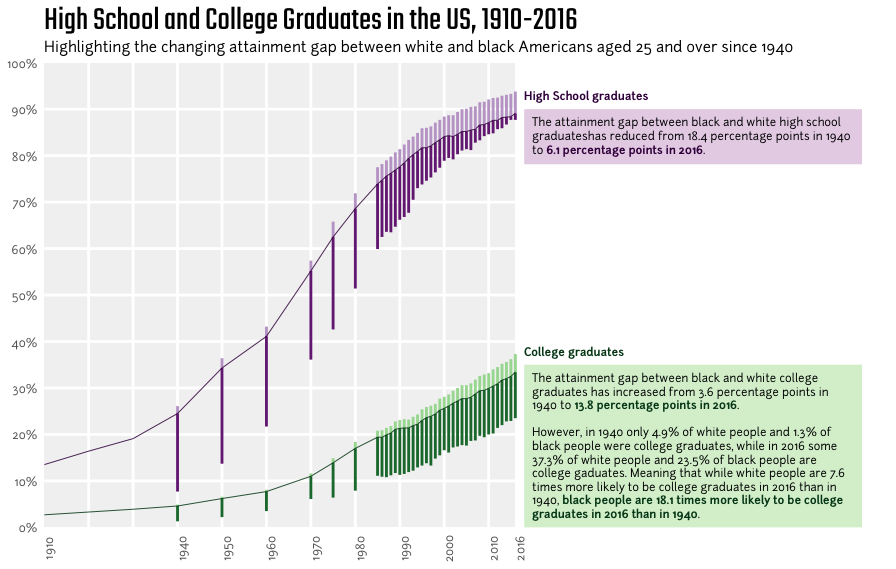

Here is the R script that generated this plot:
library(tidyverse)

tuesdata <- tidytuesdayR::tt_load("2021-02-02")

reformat_data <- function(data) {

  x <- data %>%
    mutate(across(everything(), as.character)) %>%
    pivot_longer(cols = -`Total`, names_to = "var") %>%
    rename(year = `Total`) %>%
    mutate(type = if_else(str_detect(var, "^Standard Errors"), "se", "value"),
           group = case_when(
             str_detect(var, "White") ~ "white",
             str_detect(var, "Black") ~ "black",
             str_detect(var, "Hispanic") ~ "hispanic",
             str_detect(var, "Asian/Pacific Islander$") ~ "asian_pacific",
             str_detect(var, "Asian$") ~ "asian",
             str_detect(var, "Pacific Islander$") ~ "pacific",
             str_detect(var, "Native") ~ "native_american",
             str_detect(var, "Two") ~ "mutli",
             str_detect(var, "Total, percent") ~ "all",
           ),
           year = str_replace(year, "^(19\\d{2})\\d$", "\\1"),
           year = as.numeric(year),
           value_num = as.numeric(value)) %>%
    select(-var, -value) %>%
    drop_na(year) %>%
    pivot_wider(names_from = type, values_from = value_num)

  return(x)

}

all_hs <- reformat_data(tuesdata$hs_students) %>%
  mutate(sex = "all", level = "hs")

male_hs <- reformat_data(tuesdata$male_hs_students) %>%
  mutate(sex = "male", level = "hs")

female_hs <- reformat_data(tuesdata$female_hs_students) %>%
  mutate(sex = "female", level = "hs")

all_bach <- reformat_data(tuesdata$bach_students) %>%
  mutate(sex = "all", level = "bach")

male_bach <- reformat_data(tuesdata$male_bach_students) %>%
  mutate(sex = "male", level = "bach")

female_bach <- reformat_data(tuesdata$female_bach_students) %>%
  mutate(sex = "female", level = "bach")


all_attainment <- bind_rows(all_hs, male_hs, female_hs, all_bach, male_bach, female_bach)

attainment_gap <- all_attainment %>%
  filter(group == "all" | group == "white" | group == "black")

# 1910, 1920, 1930 do not have data split by group
attainment_gap %>%
  drop_na(value) %>%
  count(year, sex, level) %>%
  filter(n != 3)

attainment_gap <- all_attainment %>%
  filter(year > 1939) %>%
  filter(group == "all" | group == "white" | group == "black") %>%
  select(-se) %>%
  pivot_wider(names_from = group, values_from = value) %>%
  mutate(
    white_diff = white - all,
    black_diff = black - all
  ) %>%
  select(year, sex, level, all, white_diff, black_diff) %>%
  pivot_longer(cols = c(white_diff, black_diff),
               names_to = "group",
               values_to = "diff") %>%
  mutate(group = str_remove(group, "_diff"))


overall_gap <- attainment_gap %>%
  filter(sex == "all") %>%
  mutate(gap_min = if_else(diff < 0, all + diff, all),
         gap_max = if_else(diff > 0, all + diff, all),
         viz_group = paste(level, group, sep = "_"))

overall_attainment <- all_attainment %>%
  filter(sex == "all", group == "all") %>%
  select(year, level, value)

colour_vals <- c(
  "hs" = "#40004b",
  "hs_white" = "#c2a5cf",
  "hs_black" = "#762a83",
  "bach" = "#00441b",
  "bach_white" = "#a6dba0",
  "bach_black" = "#1b7837"
)

x_lines <- tibble(
  x = seq(1920, 2010, 10),
  ymin = 0,
  ymax = 100
)

y_lines <- tibble(
  y = seq(10, 90, 10),
  xmin = 1910,
  xmax = 2016
)

open_purple_span <- paste0("<span style=\"color:", colour_vals[1], "\">")

open_green_span <- paste0("<span style=\"color:", colour_vals[4], "\">")

label_text <- c(
  paste0(
    "The attainment gap between black and white high school graduates",
    "has reduced from 18.4 percentage points in 1940 to **",
    open_purple_span, "6.1 percentage points in 2016</span>**."
  ),
  paste0(
    "The attainment gap between black and white college graduates has ",
    "increased from 3.6 percentage points in 1940 to **", open_green_span,
    "13.8 percentage points in 2016</span>**.<br /><br />",
    "However, in 1940 only 4.9% of white people and 1.3% of black people ",
    "were college graduates, while in 2016 some 37.3% of white people and 23.5% ",
    "of black people are college gaduates. Meaning that while white people are ",
    "7.6 times more likely to be college graduates in 2016 than in 1940, **",
    open_green_span, "black people are 18.1 times more likely to be college ",
    "graduates in 2016 than in 1940</span>**."
  )
)

label_df <- tibble(
  label = label_text,
  x = 2018,
  y = c(90, 37),
  box.fill = c("#e7d4e8", "#d9f0d3")
)

ggplot(overall_gap, aes(x = year, colour = viz_group)) +
  geom_rect(data = NULL, aes(xmin = 1910, xmax = 2016, ymin = 0, ymax = 100),
            fill = "grey95", colour = NA,
            inherit.aes = FALSE) +
  geom_linerange(data = x_lines, aes(x = x, ymin = ymin, ymax = ymax),
                 inherit.aes = FALSE, size = 1, colour = "white") +
  geom_linerange(data = y_lines, aes(y = y, xmin = xmin, xmax = xmax),
                 inherit.aes = FALSE, size = 1, colour = "white") +
  geom_linerange(aes(ymin = gap_min, ymax = gap_max), size = 1) +
  geom_line(data = overall_attainment, aes(x = year, y = value, colour = level),
            inherit.aes = FALSE, size = 0.3) +
  annotate("text", x = 2018, y = 93,
           label = "High School graduates", hjust = 0, size = 3,
           colour = colour_vals[1], fontface = "bold",
           family = "Junction")+
  annotate("text", x = 2018, y = 40,
           label = "College graduates", hjust = 0, size = 3,
           colour = colour_vals[4], fontface = "bold",
           family = "Junction") +
  ggtext::geom_textbox(data = label_df,
                       aes(x = x, y = y, label = label, fill = I(box.fill)),
                       width = unit(0.4, "npc"),
                       size = 3,
                       hjust = 0,
                       vjust = 1,
                       box.padding = unit(6, "pt"),
                       box.color = "#ffffff",
                       box.size = 0,
                       box.r = unit(0, "mm"),
                       family = "Junction",
                       inherit.aes = FALSE) +
  coord_cartesian(expand = FALSE) +
  labs(
    title = "High School and College Graduates in the US, 1910-2016",
    subtitle = "Highlighting the changing attainment gap between white and black Americans aged 25 and over since 1940",
    caption = paste0("Source: National Centre for Education Statistics, 2020 | ",
                     "Visualisation: Matt Kerlogue, @mattkerlogue | ",
                     "http://github.com/mattkerlogue/tidytuesday")
  ) +
  scale_colour_manual(values = colour_vals) +
  scale_y_continuous(
    breaks = seq(0, 100, 10),
    labels = scales::percent_format(accuracy = 1, scale = 1)) +
  scale_x_continuous(
    breaks = c(1910, seq(1940, 2010, 10), 2016),
    limits = c(1910, 2100)) +
  theme_minimal() +
  theme(
    text = element_text(family = "Junction"),
    axis.title.x = element_blank(),
    axis.title.y = element_blank(),
    axis.text.x = element_text(angle = 90, colour = "grey40"),
    axis.text.y = element_text(colour = "grey40"),
    panel.grid.major = element_blank(),
    panel.grid.minor = element_blank(),
    legend.position = "none",
    plot.title = element_text(size = 25, family = "Teko"),
    plot.caption = element_text(size = 8, colour = "grey40",
                                margin = margin(t = 12, unit = "pt"))
  )
